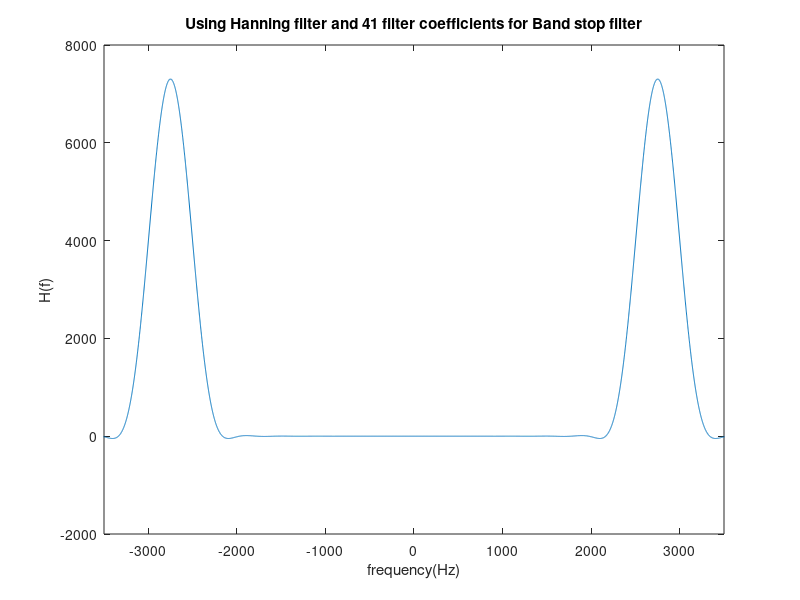
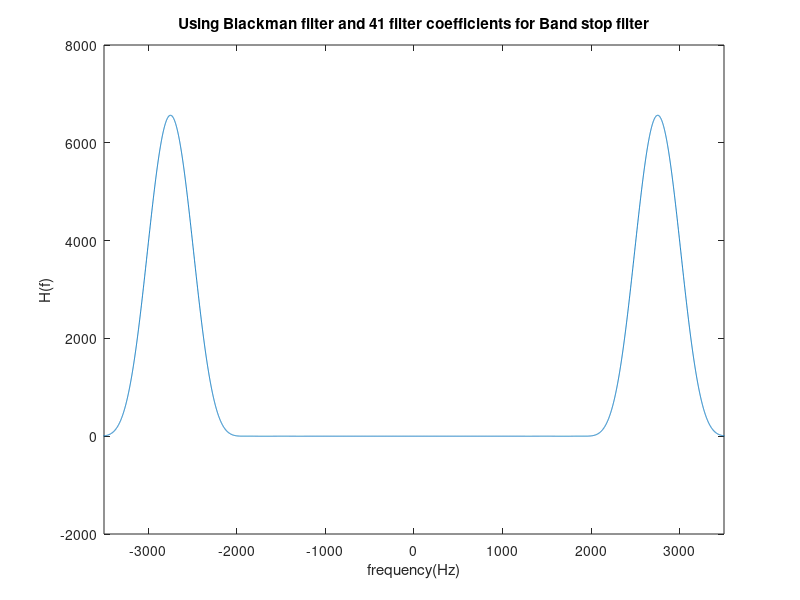

Write the MATLAB code that produced these figures, in order.
f = -3999:1:4000;
yf = -3999*2:8000;
fl = length(f);
%part hanning
h = hanning(41);
F1 = ((f>-3001)-(f>3000))-((f>-2501)-(f>2500));
hm = fftshift([zeros(1,fl/2-21) h' zeros(1,fl/2-20)]);
HM = fftshift(fft(hm));

y = conv(HM,F1);
%plot(f,F);
figure(1)
plot(yf,real(y));
xlabel('frequency(Hz)');
ylabel('H(f)');
title('Using Hanning filter and 41 filter coefficients for Band stop filter');
xlim([-3500,3500]);

%part blackman
h1 = blackman(41);
F1 = ((f>-3001)-(f>3000))-((f>-2501)-(f>2500));
hm1 = fftshift([zeros(1,fl/2-21) h1' zeros(1,fl/2-20)]);
HM1 = fftshift(fft(hm1));

y1 = conv(HM1,F1);
%plot(f,F);
figure(2)
plot(yf,real(y1));
xlabel('frequency(Hz)');
ylabel('H(f)');
title('Using Blackman filter and 41 filter coefficients for Band stop filter');
xlim([-3500,3500]);